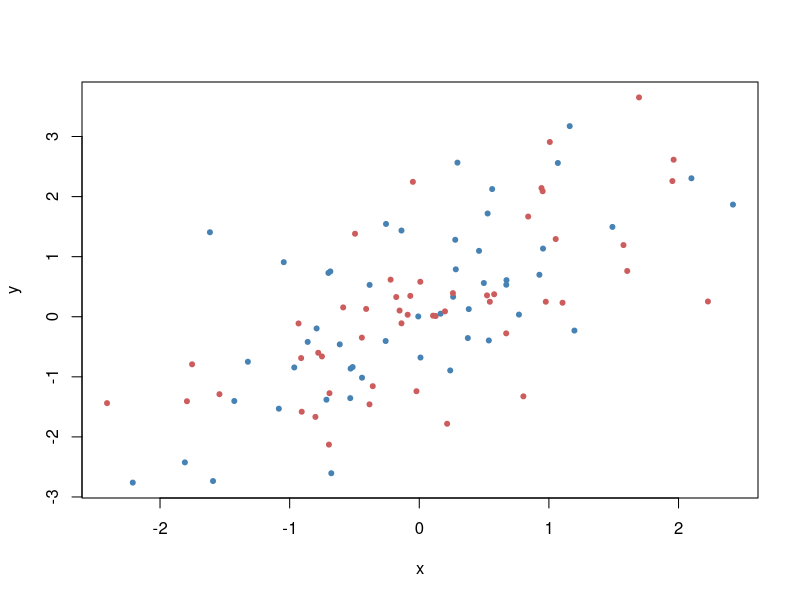

The R source for this figure: (Note: this script raises an error after producing the figure.)
# The SciencesPo demo
# Press <Enter> to advance through the demo,
# Ctrl-C (Linux) or Esc (Windows and Mac) to exit
par(ask=TRUE)
x <- rnorm(100)
y <- x + rnorm(100)
plot(x, y, col=c("steelblue", "indianred"), pch=20)
legendPlotMinimalist("topright", legend=c("Foo", "Bar"), pch=20,
col=c("steelblue", "indianred"),
horiz=TRUE, bty='n', cex=0.8)

pause()
# Example: 2014 Brazilian election for the lower house. Results from Ceara state:
votes <- c(490205, 1151547, 2449440, 48274, 54403, 173151)
#' # Coalitions leading by the following parties:
parties <- c("DEM","PMDB","PRB","PSB", "PSTU","PTC")
n.seats <-19
dHondt(parties, votes, seats=n.seats)


pause()
# Political Diversity
party_2004 <- c("Democratic", "Republican", "Independent", "Libertarian", "Constitution", "Green", "Others")
 US2004 <- c(0.481, 0.509, 0.0038, 0.0032, 0.0012, 0.00096, 0.00084)
 ## concentration indexes
 politicalDiversity(US2004, index= "herfindahl")

 pause()
 gini.simpson(US2004)

 pause()
 politicalDiversity(US2004, index= "shannon")


 pause()
 # The Effective Number of Parties
 politicalDiversity(US2004, index= "laakso/taagepera")

 pause()
 # 2014 Brazilian election outcome
seats_2014 = c(70, 66, 55, 37, 38, 34, 34, 26, 22, 20, 19, 15, 12, 11, 10, 9, 8, 5, 4, 3, 3, 3, 2, 2, 2, 1, 1, 1)

politicalDiversity(seats_2014, index= "laakso/taagepera")
